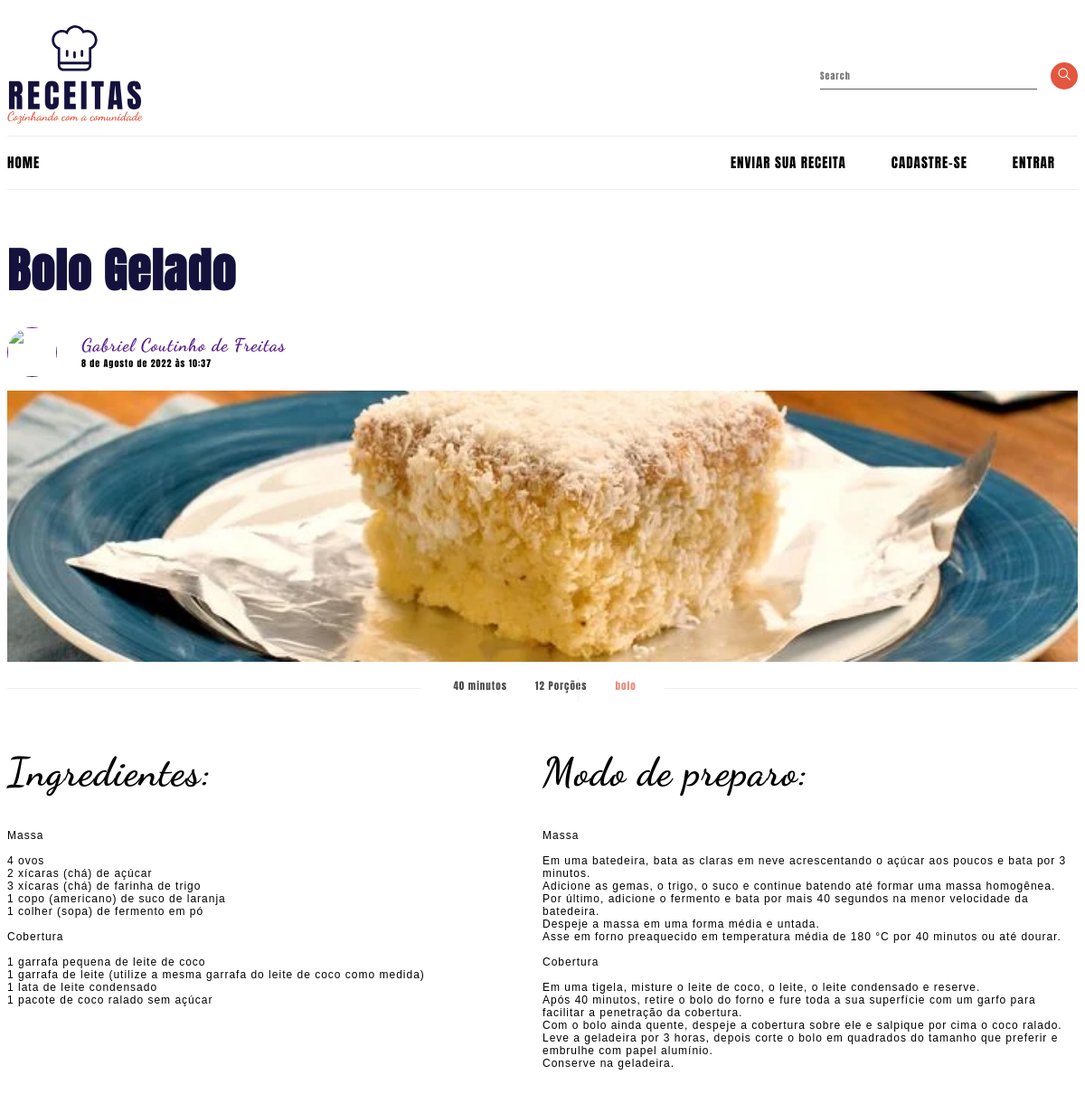
/4, run on the app's committed database.
### receitas/models.py (models this page shows, shortened)
class Receita(models.Model):
  pessoa = models.ForeignKey(User, on_delete = models.CASCADE)
  nome = models.CharField(max_length = 200)
  ingredientes = models.TextField()
  modo_preparo = models.TextField()
  tempo_preparo = models.IntegerField()
  rendimento = models.IntegerField()
  categoria = models.CharField(max_length = 100)
  data_receita = models.DateTimeField(default = datetime.now, blank = True)
  foto = models.ImageField(upload_to = 'fotos/%d/%m/%Y', blank = True)
  publicado = models.BooleanField(default = False)

### receitas/views.py (the view)
# urls.py: path('<int:id>', views.receita, name = 'receita'),
def receita(request, id):
  receita = get_object_or_404(Receita, pk = id)
  receita_a_exibir = { 'receita' : receita }
  return render(request, 'receita.html', receita_a_exibir)

### templates/receita.html (shortened to what this page needs)
{% extends 'base.html' %}
{% load static %}
{% block content %}
{% include 'partials/_menu.html' %}
<main>
  <article class="entry__recipe">
    <header class="entry__header">
      <h1 class="entry__title">{{ receita.nome }}</h1>
      <div class="entry__meta">
        <div class="entry__author__avatar">
          <a href=""><img src="https://cdn.pixabay.com/photo/2015/01/08/18/29/entrepreneur-593358_960_720.jpg"
              alt=""></a>
        </div>
        <div class="entry__author__name__and__date">
          <a href="" class="author">{{ receita.pessoa.first_name }}</a>
          <p class="date">{{ receita.data_receita }}</p>
        </div>
      </div>
      {% if receita.foto == '' %}
        <span class="thumbnail__recipe size__large" style="background-image: url('{% static 'Image/receita_sem_imagem.png' %}');"></span>
      {% else %}
        <span class="thumbnail__recipe size__large" style="background-image: url('{{ receita.foto.url }}');"></span>
      {% endif %}
      <div class="entry__info">
        <span class="entry__lines"></span>
        <div class="entry__info__preparing">
          <span>{{ receita.tempo_preparo }} minutos</span>
        </div>
        <div class="entry__info__serving">
          <span>{{ receita.rendimento }} Porções</span>
        </div>
        <div class="entry__info__category">
          <a href="{%url 'categoria' receita.categoria %}">{{ receita.categoria }}</a>
        </div>
        <span class="entry__lines"></span>
      </div>
    </header>
    <div class="entry__content">
      <div class="entry__content__section">
        <h2>Ingredientes:</h2>
        <p class="__text">{{ receita.ingredientes | linebreaksbr }}</p>
      </div>
      <div class="entry__content__section">
        <h2>Modo de preparo:</h2>
        <p class="__text">{{ receita.modo_preparo | linebreaksbr }}</p>
      </div>
    </div>
  </article>
</main>
{% endblock %}

### projetoReceita/static/css/styles.css (style rules this page uses)
:root { --brand-color: #e35640; --blue-color: #14123c; }
* { box-sizing: border-box; font-size: 10px; font-family: 'Anton', sans-serif; letter-spacing: 1px; }
main { max-width: 130rem; margin: 5rem auto; }
.thumbnail__recipe { z-index: 1; display: block; background-repeat: no-repeat; background-position: center; background-size: cover; position: relative; }
.entry__title { color: var(--blue-color); font-size: 5.2rem; margin-bottom: 2.4rem; }
.size__large { height: 30rem; margin-bottom: 1.8rem; }
.entry__meta { display: flex; margin-bottom: 1.5rem; }
.entry__author__avatar { width: 5.5rem; height: 5.5rem; background: white; margin-right: 2.7rem; }
.entry__author__avatar img { width: 100%; height: 100%; border-radius: 100%; }
.author { font-size: 2rem; font-weight: 700; text-decoration: none; }
.date { margin: 0; }
.entry__author__name__and__date { place-self: center; }
.entry__author__name__and__date .author { font-family: 'Dancing Script', cursive; }
.entry__info { display: flex; align-items: center; justify-content: center; margin: 0 -18px 18px; }
.entry__lines { width: 100%; height: 1px; border-top: 1px solid #eeedeb; margin: 0 18px; }
.entry__info__preparing, .entry__info__serving, .entry__info__category { position: relative; flex: 0 0 auto; height: 2.4rem; margin: 0 1.3rem; opacity: .7; }
.entry__info__preparing span, .entry__info__serving span, .entry__info__category a { font-size: 1.1rem; text-decoration: none; }
.entry__info__category a { color: var(--brand-color); }
.entry__info__category::before { content: ''; position: absolute; right: 64px; height: 27px; width: 1px; background-color: #eeedeb; }
.entry__content { display: flex; justify-content: space-between; }
.entry__content__section { width: 50%; }
.entry__content__section h2 { font-size: 4.4rem; font-family: 'Dancing Script', cursive; }
.__text { font-size: 1.2rem; font-family: sans-serif; }

### data on the page
Receita: nome "Bolo Gelado", pessoa.first_name "Gabriel Coutinho de Freitas", data_receita "8 de Agosto de 2022 às 10:37", foto (picture), tempo_preparo "40", rendimento "12", categoria "bolo", ingredientes "Massa 4 ovos 2 xícaras (chá) de açúcar 3 xícaras (chá) de farinha de trigo 1 copo (americano) de suco de laranja 1 colher (sopa) de fermento em pó Cobertura 1 garrafa pequena de leite de coco 1 garrafa de leite (utilize a mesma garrafa do leite de coco como medida) 1 lata de leite condensado 1 pacote de coco ralado sem açúcar", modo_preparo "Massa Em uma batedeira, bata as claras em neve acrescentando o açúcar aos poucos e bata por 3 minutos. Adicione as gemas, o trigo, o suco e continue batendo até formar uma massa homogênea. Por último, adicione o fermento e bata por mais 40 segundos na menor velocidade da batedeira. Despeje a massa em uma forma média e untada. Asse em forno preaquecido em temperatura média de 180 °C por 40 minutos ou até dourar. Cobertura Em uma tigela, misture o leite de coco, o leite, o leite condensado e reserve. Após 40 minutos, retire o bolo do forno e fure toda a sua superfície com um garfo para facilitar a penetração da cobertura. Com o bolo ainda quente, despeje a cobertura sobre ele e salpique por…"
